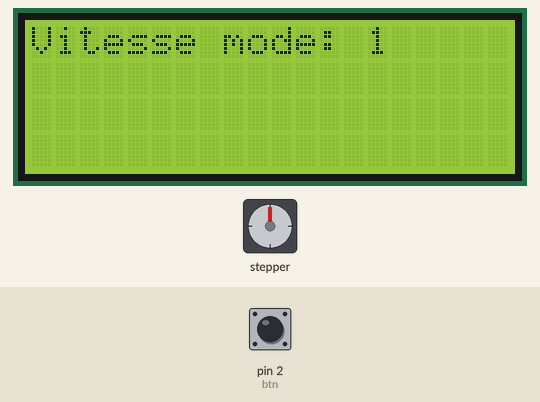
Simulated run of this sketch. Board: Arduino Uno, built with avr-gcc and run on an emulated ATmega328P. On the bench: 20×4 character LCD, stepper motor. Inputs (shaded band) come from the test bench; at power-on: pin 2 (btn) HIGH. Stepper angles assume 2048 steps per turn.

Above: at 13.3 s.
13.4 s: pin 2 (btn) pulled LOW for 1 s
Timing chart, 0 to 16.4 s (numbered marks = the images above; inputs shaded):
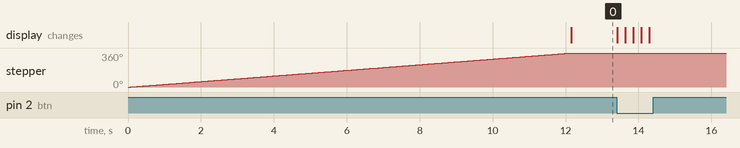

The sketch:

vitesseModes.ino
```cpp
#include <LiquidCrystal_I2C.h>
#include <Stepper.h>
#define btn 2

Stepper myStepper(2048, 8, 10, 9, 11);
LiquidCrystal_I2C lcd(0x27,20,4);

int speedMode = 1;
int speed=5;

void setup() {
  lcd.init();
  lcd.backlight();
  myStepper.setSpeed(speed);
  myStepper.step(2048);
  pinMode(btn,INPUT_PULLUP);
  LcdPrint(speedMode);

}

void loop() {
  if(!digitalRead(btn)){
    if(speedMode!=3){
      speed+=5;
      myStepper.setSpeed(speed);
      speedMode ++;
    }
    else{
      speed=5;
      myStepper.setSpeed(speed);
      speedMode =1;
    }
    LcdPrint(speedMode);
    delay(200);
  }

}
void LcdPrint(int vitesseMode) {
  lcd.clear();
  lcd.setCursor(0, 0);
  lcd.print("Vitesse mode: ");
  if(vitesseMode==1)
    lcd.print("1");
  else if(vitesseMode==2)
    lcd.print("2");
  else
  lcd.print("3");

}
```
